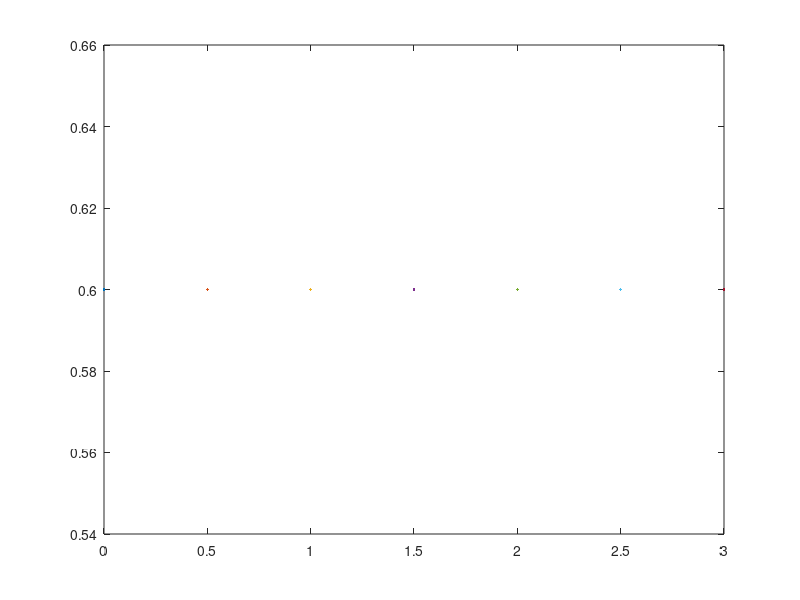
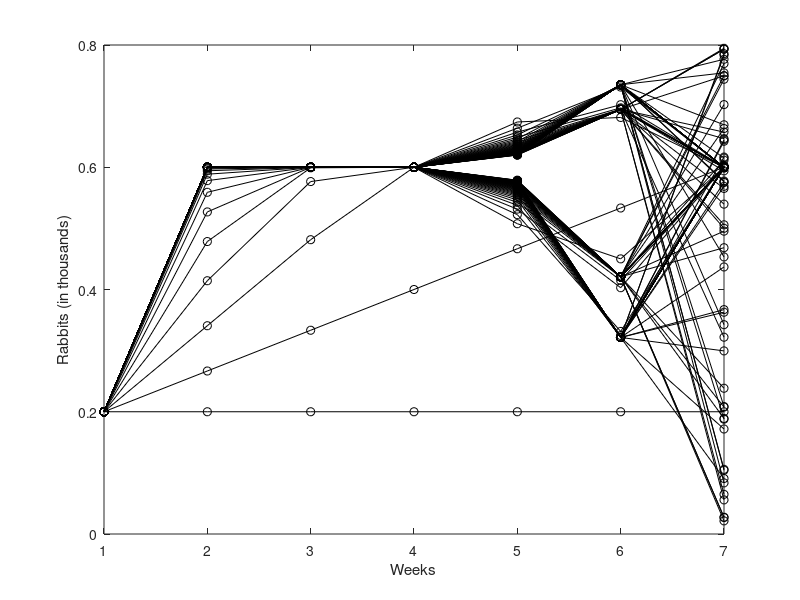

Recreate these plots in MATLAB, in order.
% Simulate a discrete-time dynamical system

% x- population of RABBITS in thousands
% n- time in WEEKS

K=0.6
nMax = 100;% max number of days to simulate
x = ones(7,nMax); % population
x(:,1) = 0.2; % initial condition
r_all=0:.5:3;
for row=1:7
    r=r_all(row);
    for n=2:nMax
    
    x(row,n) = x(row,n-1)+r*(1- (x(row,n-1)/K))*x(row,n-1);
    
    end
   %plot
end % finished loop through days
plot(r_all,x(end-3,end))

figure;
plot(x,'-ok');
ylabel('Rabbits (in thousands)');
xlabel('Weeks');